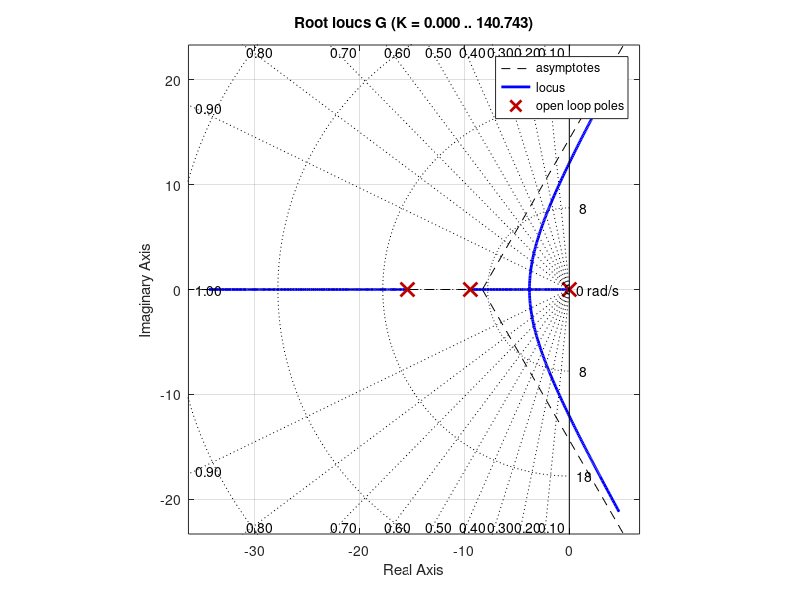

Write MATLAB code to recreate this figure. (Note: this script raises an error after producing the figure.)
%% question 1.1
M_p = 10;
zeta = abs(log(M_p/100)/(sqrt(pi^2+log(M_p/100)^2)))
beta = acos(zeta);


%% question 1.2
t_p =0.5;
w_n = pi/(t_p*sqrt(1-zeta^2))
w_d = pi/t_p

%% question 1.3
G = tf(w_n^2,[1,2*zeta*w_n,w_n^2]);
pzmap(G);
sgrid(zeta,w_n)
axis equal;
%% question 1.4
[k,T1,T2] = deal(0.7904,0.0648,0.106);
G = tf(k,[T1*T2,T1+T2,1,0]);
p =pole(G)
pzmap(G);
G

%% problem 1.6
impulse(G)
%% problem 2.1
rlocus(G)
zeta = 0:0.1:1;
w_n = 7.78:10:50;
sgrid(zeta,w_n);
axis equal; 

%% problem 2.2
[kp,poles_kp] = rlocfind(G)

%% problem 2.3
T = feedback(kp*G,1)
damp(T);
step(T);


%% roc
rlocus(G)
sgrid
[prop,poles]=rlocfind(G)

